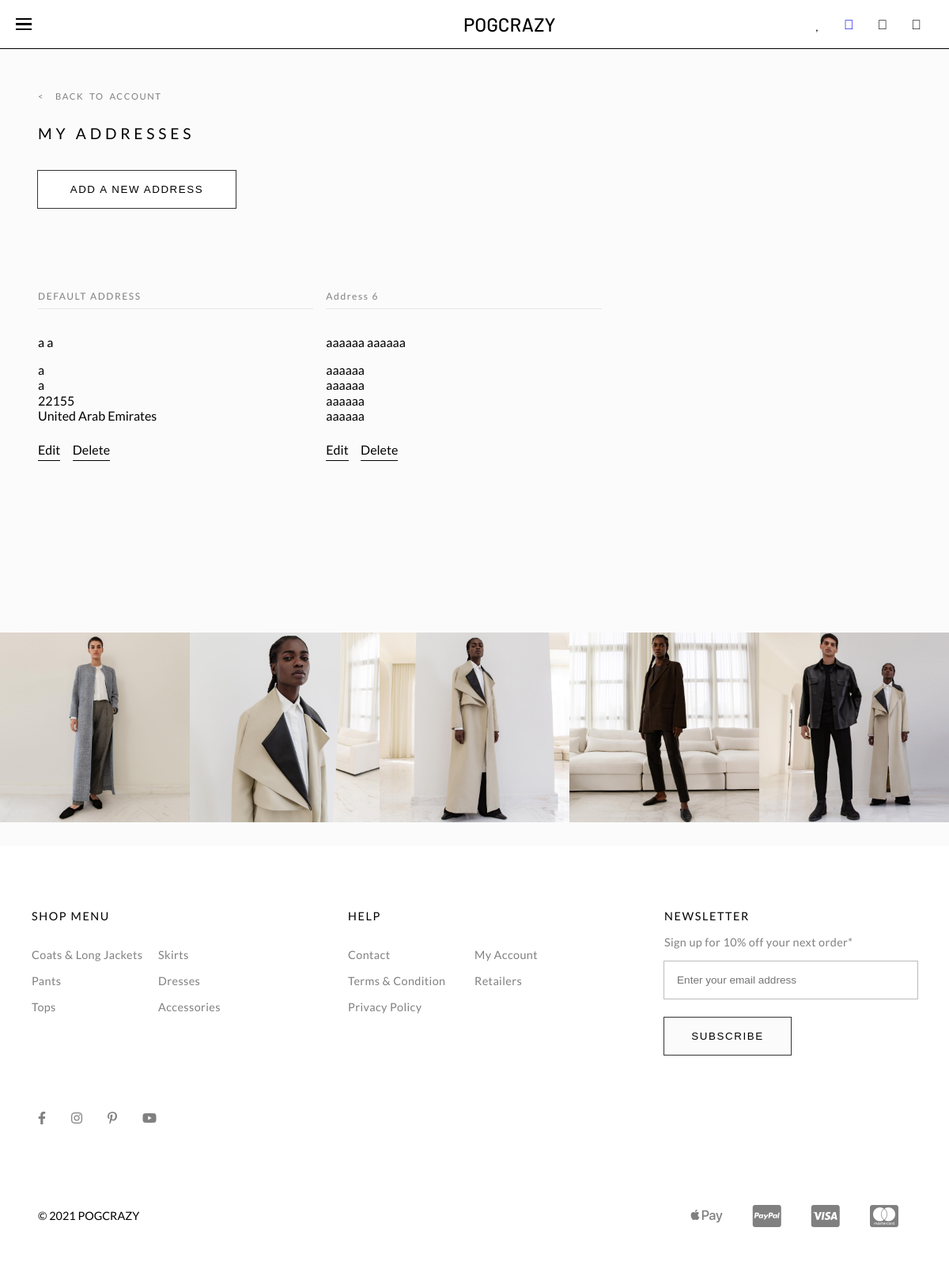
/account/addresses/ (signed in), run on an earlier commit of the app's database.
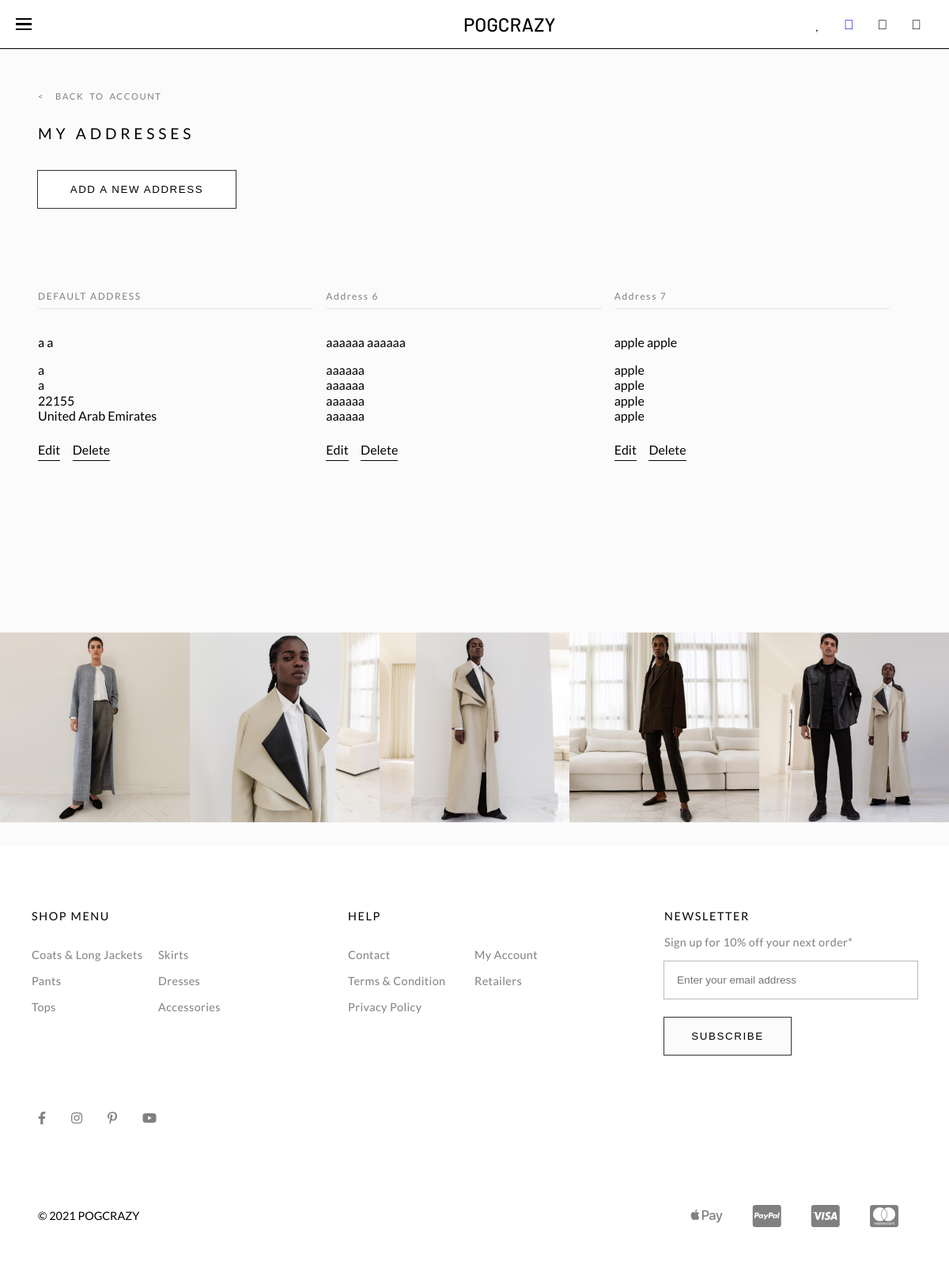
And on a later commit of the database.
### account/models.py (models this page shows)
class UserAddress(models.Model):
    user = models.ForeignKey(UserInfo, on_delete=models.CASCADE)
    first_name = models.CharField(max_length=100)
    last_name = models.CharField(max_length=100)
    phone = models.CharField(max_length=20, null=True, blank=True)
    company = models.CharField(max_length=100, null=True, blank=True)
    address1 = models.CharField(max_length=100)
    address2 = models.CharField(max_length=100, null=True, blank=True)
    zipcode = models.CharField(max_length=10)
    country = models.CharField(max_length=100)
    default = models.BooleanField()

### account/views.py (the view, shortened to what this page needs)
# urls.py: path('addresses/', addresses, name="addresses"),
@login_required(login_url=reverse_lazy('account:login'))
def addresses(request, pk=None):
    if request.method == "GET":
        if pk:
            address = UserAddress.objects.get(id=pk)
            address.delete()
            return redirect(reverse_lazy('account:addresses'))
        else:
            form = AddressForm()
            data = UserAddress.objects.all()
            context = {
                'form': form,
                'data': data
            }
            return render(request, 'templates/addresses.html', context)

### templates/addresses.html (shortened to what this page needs)
{% extends "base.html" %}
{% load static %}
{% block content %}
<div class="add-ress">
    <div class="back"><a href="{% url 'account:detail' %}">&lt;&nbsp;&nbsp;BACK TO ACCOUNT</a></div>
    <h2>MY ADDRESSES</h2>
    <button>ADD A NEW ADDRESS</button>
</div>
<div class="addresses">
    {% for d in data %}
    <div class="address">
        <div class="address-head">
            {% if d.default%}
            DEFAULT ADDRESS
            {% else %}
            Address {{d.id}}
            {% endif %}
        </div>
        <div class="address-body">
            <p id="address-name">{{d.first_name}} {{d.last_name}}</p>
            <p>{{ d.address1 }}</p>
            {% if d.address2 %}
            <p>{{ d.address2 }}</p>
            {% endif %}
            <p>{{d.zipcode}}</p>
            <p>{{d.country}}</p>
            <div class="edit">
                <a href="" class="address-edit" id='edit{{ d.id }}'>Edit</a>
                <a href="{% url 'account:addresses' d.id %}" id='delete'>Delete</a>
            </div>
        </div>
    </div>
    {% endfor %}
</div>
{% endblock content %}

### templates/base.html (shortened to what this page needs)
{% load static %}
<!DOCTYPE html>
<html lang="en">
<head>
    <link rel="stylesheet" href="{% static 'styles/styles.css' %}">
    <link rel="stylesheet" href="https://pro.fontawesome.com/releases/v5.10.0/css/all.css"
 />
</head>
<body>
    <nav>
        <div id="hamburger-menu">
            <span></span>
            <span></span>
            <span></span>
        </div>
        <div class="brand">
            <span><a href="{% url 'home:home' %}">POGCRAZY</a></span>
        </div>
        <div class="nav-opt">
            <div class="opt-item" id="wishlist">
                <i class="fal fa-heart"></i>
            </div>
            <div class="opt-item" id="account">
                <a href="{% url 'account:detail' %}"><i class="fal fa-user"></i></a>
            </div>
            <div class="opt-item" id="search">
                <i class="fal fa-search"></i>
            </div>
            <div class="opt-item" id="cart">
                <i class="fal fa-shopping-cart"></i>
            </div>
        </div>
    </nav>
    {% block content %}
    {% endblock content %}
    <footer>
        <div class="insta-cover">
            <div class="insta-cover-img" >
                <div class="insta-cover-overlay">
                </div>
            </div>
            <div class="insta-cover-img">
                <div class="insta-cover-overlay">
                </div>
            </div>
            <div class="insta-cover-img">
                <div class="insta-cover-overlay">
                </div>
            </div>
            <div class="insta-cover-img">
                <div class="insta-cover-overlay">
                </div>
            </div>
            <div class="insta-cover-img">
                <div class="insta-cover-overlay">
                </div>
            </div>
        </div>
        <div class="overview">
            <div class="overview-menu">
                <p class = "overview-head">
                    SHOP MENU
                </p>
                <ul class= "overview-list">
                    <li class="overview-list-item"><a href="#">Coats & Long Jackets</a> </li>
                    <li class="overview-list-item"><a href="#">Skirts</a> </li>
                    <li class="overview-list-item"><a href="#">Pants</a> </li>
                    <li class="overview-list-item"><a href="#">Dresses</a> </li>
                    <li class="overview-list-item"><a href="#">Tops</a> </li>
                    <li class="overview-list-item"><a href="#">Accessories</a> </li>
                </ul>
            </div>
            <div class="overview-help">
                <p class = "overview-head">
                    HELP
                </p>
                <ul class= "overview-list">
                    <li class="overview-list-item"><a href="">Contact</a> </li>
                    <li class="overview-list-item"><a href="">My Account</a></li>
                    <li class="overview-list-item"><a href="">Terms & Condition</a></li>
                    <li class="overview-list-item"><a href="">Retailers</a></li>
                    <li class="overview-list-item"><a href="">Privacy Policy</a></li>
                </ul>
            </div>
            <div class="overview-newsletter">
                <p class = "overview-head">
                    NEWSLETTER
                </p>
                <p class="overview-list-item">
                    Sign up for 10% off your next order*
                </p>
                <form method="POST">
                    <input type="email" name="email" placeholder="Enter your email address" autocomplete="off">
                    <button type="submit">SUBSCRIBE</button>
                </form>
            </div>
        </div>
        <div class="socials">
            <div class="footer-socials"><i class="fab fa-facebook-f"></i></div>
            <div class="footer-socials"><i class="fab fa-instagram"></i></div>
            <div class="footer-socials"><i class="fab fa-pinterest-p"></i></div>
            <div class="footer-socials"><i class="fab fa-youtube"></i></div>
        </div>
        <div class="footer">
            <div class="copyright">
                <p>&#169; 2021 POGCRAZY</p>
            </div>
            <div class="payment">
                <i class="fab fa-apple-pay"></i>
                <i class="fab fa-cc-paypal"></i>
                <i class="fab fa-cc-visa"></i>
                <i class="fab fa-cc-mastercard"></i>
            </div>
        </div>
    </footer>
</body>
</html>

What changed in the data, as far as the page shows it:
added UserAddress: id "7", first_name "apple", last_name "apple", address1 "apple", address2 "apple", zipcode "apple", country "apple"
